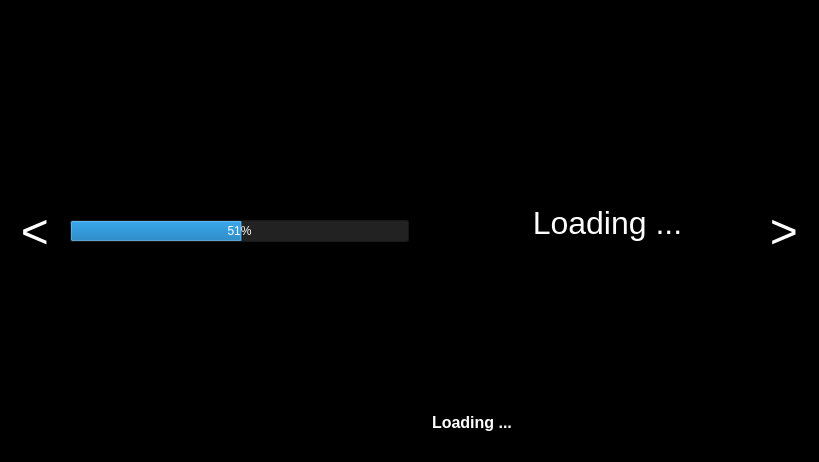
<?xml version="1.0" encoding="UTF-8"?>
<ui version="4.0">
 <class>ImageBrowser</class>
 <widget class="QWidget" name="ImageBrowser">
  <property name="geometry">
   <rect>
    <x>0</x>
    <y>0</y>
    <width>819</width>
    <height>462</height>
   </rect>
  </property>
  <property name="windowTitle">
   <string>Image Browser - Mammudon</string>
  </property>
  <property name="windowIcon">
   <iconset>
    <normalon>../icons/mammudon_icon.png</normalon>
   </iconset>
  </property>
  <property name="styleSheet">
   <string notr="true">background-color: black</string>
  </property>
  <layout class="QGridLayout" name="gridLayout">
   <property name="leftMargin">
    <number>2</number>
   </property>
   <property name="topMargin">
    <number>2</number>
   </property>
   <property name="rightMargin">
    <number>2</number>
   </property>
   <property name="bottomMargin">
    <number>2</number>
   </property>
   <property name="spacing">
    <number>2</number>
   </property>
   <item row="0" column="0">
    <layout class="QVBoxLayout" name="verticalLayout">
     <item>
      <spacer name="verticalSpacer">
       <property name="orientation">
        <enum>Qt::Vertical</enum>
       </property>
       <property name="sizeHint" stdset="0">
        <size>
         <width>20</width>
         <height>40</height>
        </size>
       </property>
      </spacer>
     </item>
     <item>
      <widget class="QPushButton" name="browsePrevious">
       <property name="sizePolicy">
        <sizepolicy hsizetype="Fixed" vsizetype="Fixed">
         <horstretch>0</horstretch>
         <verstretch>0</verstretch>
        </sizepolicy>
       </property>
       <property name="minimumSize">
        <size>
         <width>66</width>
         <height>0</height>
        </size>
       </property>
       <property name="palette">
        <palette>
         <active>
          <colorrole role="WindowText">
           <brush brushstyle="SolidPattern">
            <color alpha="255">
             <red>255</red>
             <green>255</green>
             <blue>255</blue>
            </color>
           </brush>
          </colorrole>
          <colorrole role="Button">
           <brush brushstyle="SolidPattern">
            <color alpha="92">
             <red>0</red>
             <green>0</green>
             <blue>0</blue>
            </color>
           </brush>
          </colorrole>
          <colorrole role="Text">
           <brush brushstyle="SolidPattern">
            <color alpha="255">
             <red>255</red>
             <green>255</green>
             <blue>255</blue>
            </color>
           </brush>
          </colorrole>
          <colorrole role="ButtonText">
           <brush brushstyle="SolidPattern">
            <color alpha="255">
             <red>255</red>
             <green>255</green>
             <blue>255</blue>
            </color>
           </brush>
          </colorrole>
          <colorrole role="Base">
           <brush brushstyle="SolidPattern">
            <color alpha="92">
             <red>0</red>
             <green>0</green>
             <blue>0</blue>
            </color>
           </brush>
          </colorrole>
          <colorrole role="Window">
           <brush brushstyle="SolidPattern">
            <color alpha="92">
             <red>0</red>
             <green>0</green>
             <blue>0</blue>
            </color>
           </brush>
          </colorrole>
          <colorrole role="PlaceholderText">
           <brush brushstyle="SolidPattern">
            <color alpha="128">
             <red>255</red>
             <green>255</green>
             <blue>255</blue>
            </color>
           </brush>
          </colorrole>
         </active>
         <inactive>
          <colorrole role="WindowText">
           <brush brushstyle="SolidPattern">
            <color alpha="255">
             <red>255</red>
             <green>255</green>
             <blue>255</blue>
            </color>
           </brush>
          </colorrole>
          <colorrole role="Button">
           <brush brushstyle="SolidPattern">
            <color alpha="92">
             <red>0</red>
             <green>0</green>
             <blue>0</blue>
            </color>
           </brush>
          </colorrole>
          <colorrole role="Text">
           <brush brushstyle="SolidPattern">
            <color alpha="255">
             <red>255</red>
             <green>255</green>
             <blue>255</blue>
            </color>
           </brush>
          </colorrole>
          <colorrole role="ButtonText">
           <brush brushstyle="SolidPattern">
            <color alpha="255">
             <red>255</red>
             <green>255</green>
             <blue>255</blue>
            </color>
           </brush>
          </colorrole>
          <colorrole role="Base">
           <brush brushstyle="SolidPattern">
            <color alpha="92">
             <red>0</red>
             <green>0</green>
             <blue>0</blue>
            </color>
           </brush>
          </colorrole>
          <colorrole role="Window">
           <brush brushstyle="SolidPattern">
            <color alpha="92">
             <red>0</red>
             <green>0</green>
             <blue>0</blue>
            </color>
           </brush>
          </colorrole>
          <colorrole role="PlaceholderText">
           <brush brushstyle="SolidPattern">
            <color alpha="128">
             <red>255</red>
             <green>255</green>
             <blue>255</blue>
            </color>
           </brush>
          </colorrole>
         </inactive>
         <disabled>
          <colorrole role="WindowText">
           <brush brushstyle="SolidPattern">
            <color alpha="255">
             <red>255</red>
             <green>255</green>
             <blue>255</blue>
            </color>
           </brush>
          </colorrole>
          <colorrole role="Button">
           <brush brushstyle="SolidPattern">
            <color alpha="92">
             <red>0</red>
             <green>0</green>
             <blue>0</blue>
            </color>
           </brush>
          </colorrole>
          <colorrole role="Text">
           <brush brushstyle="SolidPattern">
            <color alpha="255">
             <red>255</red>
             <green>255</green>
             <blue>255</blue>
            </color>
           </brush>
          </colorrole>
          <colorrole role="ButtonText">
           <brush brushstyle="SolidPattern">
            <color alpha="255">
             <red>255</red>
             <green>255</green>
             <blue>255</blue>
            </color>
           </brush>
          </colorrole>
          <colorrole role="Base">
           <brush brushstyle="SolidPattern">
            <color alpha="92">
             <red>0</red>
             <green>0</green>
             <blue>0</blue>
            </color>
           </brush>
          </colorrole>
          <colorrole role="Window">
           <brush brushstyle="SolidPattern">
            <color alpha="92">
             <red>0</red>
             <green>0</green>
             <blue>0</blue>
            </color>
           </brush>
          </colorrole>
          <colorrole role="PlaceholderText">
           <brush brushstyle="SolidPattern">
            <color alpha="128">
             <red>255</red>
             <green>255</green>
             <blue>255</blue>
            </color>
           </brush>
          </colorrole>
         </disabled>
        </palette>
       </property>
       <property name="font">
        <font>
         <pointsize>36</pointsize>
         <bold>false</bold>
        </font>
       </property>
       <property name="styleSheet">
        <string notr="true">QPushButton { color: white; background-color: rgba(0,0,0,92); border: 0px; border-radius: 25%; }
QPushButton:hover {background-color: rgba(0,0,0,128); }
QPushButton:pressed { color: rgba(255,255,255,192); background-color: rgba(0,0,0,64); }
</string>
       </property>
       <property name="text">
        <string notr="true">&lt;</string>
       </property>
      </widget>
     </item>
     <item>
      <spacer name="verticalSpacer_2">
       <property name="orientation">
        <enum>Qt::Vertical</enum>
       </property>
       <property name="sizeHint" stdset="0">
        <size>
         <width>20</width>
         <height>40</height>
        </size>
       </property>
      </spacer>
     </item>
    </layout>
   </item>
   <item row="0" column="2">
    <widget class="QScrollArea" name="imageScrollArea">
     <property name="widgetResizable">
      <bool>true</bool>
     </property>
     <widget class="QWidget" name="scrollAreaWidgetContents">
      <property name="geometry">
       <rect>
        <x>0</x>
        <y>0</y>
        <width>334</width>
        <height>456</height>
       </rect>
      </property>
      <widget class="QLabel" name="imageLabel">
       <property name="geometry">
        <rect>
         <x>-10</x>
         <y>140</y>
         <width>411</width>
         <height>161</height>
        </rect>
       </property>
       <property name="sizePolicy">
        <sizepolicy hsizetype="Fixed" vsizetype="Fixed">
         <horstretch>0</horstretch>
         <verstretch>0</verstretch>
        </sizepolicy>
       </property>
       <property name="palette">
        <palette>
         <active>
          <colorrole role="WindowText">
           <brush brushstyle="SolidPattern">
            <color alpha="255">
             <red>255</red>
             <green>255</green>
             <blue>255</blue>
            </color>
           </brush>
          </colorrole>
          <colorrole role="Window">
           <brush brushstyle="SolidPattern">
            <color alpha="255">
             <red>0</red>
             <green>0</green>
             <blue>0</blue>
            </color>
           </brush>
          </colorrole>
         </active>
         <inactive>
          <colorrole role="WindowText">
           <brush brushstyle="SolidPattern">
            <color alpha="255">
             <red>255</red>
             <green>255</green>
             <blue>255</blue>
            </color>
           </brush>
          </colorrole>
          <colorrole role="Window">
           <brush brushstyle="SolidPattern">
            <color alpha="255">
             <red>0</red>
             <green>0</green>
             <blue>0</blue>
            </color>
           </brush>
          </colorrole>
         </inactive>
         <disabled>
          <colorrole role="Window">
           <brush brushstyle="SolidPattern">
            <color alpha="255">
             <red>0</red>
             <green>0</green>
             <blue>0</blue>
            </color>
           </brush>
          </colorrole>
         </disabled>
        </palette>
       </property>
       <property name="font">
        <font>
         <pointsize>24</pointsize>
        </font>
       </property>
       <property name="text">
        <string>Loading ...</string>
       </property>
       <property name="textFormat">
        <enum>Qt::RichText</enum>
       </property>
       <property name="scaledContents">
        <bool>true</bool>
       </property>
       <property name="alignment">
        <set>Qt::AlignCenter</set>
       </property>
      </widget>
      <widget class="QLabel" name="statusBarLabel">
       <property name="geometry">
        <rect>
         <x>20</x>
         <y>410</y>
         <width>251</width>
         <height>24</height>
        </rect>
       </property>
       <property name="sizePolicy">
        <sizepolicy hsizetype="Preferred" vsizetype="Fixed">
         <horstretch>0</horstretch>
         <verstretch>0</verstretch>
        </sizepolicy>
       </property>
       <property name="minimumSize">
        <size>
         <width>0</width>
         <height>24</height>
        </size>
       </property>
       <property name="maximumSize">
        <size>
         <width>16777215</width>
         <height>24</height>
        </size>
       </property>
       <property name="palette">
        <palette>
         <active>
          <colorrole role="WindowText">
           <brush brushstyle="SolidPattern">
            <color alpha="255">
             <red>255</red>
             <green>255</green>
             <blue>255</blue>
            </color>
           </brush>
          </colorrole>
          <colorrole role="Button">
           <brush brushstyle="SolidPattern">
            <color alpha="255">
             <red>0</red>
             <green>0</green>
             <blue>0</blue>
            </color>
           </brush>
          </colorrole>
          <colorrole role="Base">
           <brush brushstyle="SolidPattern">
            <color alpha="255">
             <red>0</red>
             <green>0</green>
             <blue>0</blue>
            </color>
           </brush>
          </colorrole>
          <colorrole role="Window">
           <brush brushstyle="SolidPattern">
            <color alpha="255">
             <red>0</red>
             <green>0</green>
             <blue>0</blue>
            </color>
           </brush>
          </colorrole>
         </active>
         <inactive>
          <colorrole role="WindowText">
           <brush brushstyle="SolidPattern">
            <color alpha="255">
             <red>255</red>
             <green>255</green>
             <blue>255</blue>
            </color>
           </brush>
          </colorrole>
          <colorrole role="Button">
           <brush brushstyle="SolidPattern">
            <color alpha="255">
             <red>0</red>
             <green>0</green>
             <blue>0</blue>
            </color>
           </brush>
          </colorrole>
          <colorrole role="Base">
           <brush brushstyle="SolidPattern">
            <color alpha="255">
             <red>0</red>
             <green>0</green>
             <blue>0</blue>
            </color>
           </brush>
          </colorrole>
          <colorrole role="Window">
           <brush brushstyle="SolidPattern">
            <color alpha="255">
             <red>0</red>
             <green>0</green>
             <blue>0</blue>
            </color>
           </brush>
          </colorrole>
         </inactive>
         <disabled>
          <colorrole role="Button">
           <brush brushstyle="SolidPattern">
            <color alpha="255">
             <red>0</red>
             <green>0</green>
             <blue>0</blue>
            </color>
           </brush>
          </colorrole>
          <colorrole role="Base">
           <brush brushstyle="SolidPattern">
            <color alpha="255">
             <red>0</red>
             <green>0</green>
             <blue>0</blue>
            </color>
           </brush>
          </colorrole>
          <colorrole role="Window">
           <brush brushstyle="SolidPattern">
            <color alpha="255">
             <red>0</red>
             <green>0</green>
             <blue>0</blue>
            </color>
           </brush>
          </colorrole>
         </disabled>
        </palette>
       </property>
       <property name="font">
        <font>
         <pointsize>12</pointsize>
         <bold>true</bold>
        </font>
       </property>
       <property name="text">
        <string>Loading ...</string>
       </property>
       <property name="textFormat">
        <enum>Qt::RichText</enum>
       </property>
       <property name="alignment">
        <set>Qt::AlignLeading|Qt::AlignLeft|Qt::AlignTop</set>
       </property>
      </widget>
     </widget>
    </widget>
   </item>
   <item row="0" column="3">
    <layout class="QVBoxLayout" name="verticalLayout_2">
     <item>
      <spacer name="verticalSpacer_3">
       <property name="orientation">
        <enum>Qt::Vertical</enum>
       </property>
       <property name="sizeHint" stdset="0">
        <size>
         <width>20</width>
         <height>40</height>
        </size>
       </property>
      </spacer>
     </item>
     <item>
      <widget class="QPushButton" name="browseNext">
       <property name="sizePolicy">
        <sizepolicy hsizetype="Fixed" vsizetype="Fixed">
         <horstretch>0</horstretch>
         <verstretch>0</verstretch>
        </sizepolicy>
       </property>
       <property name="minimumSize">
        <size>
         <width>66</width>
         <height>0</height>
        </size>
       </property>
       <property name="palette">
        <palette>
         <active>
          <colorrole role="Button">
           <brush brushstyle="SolidPattern">
            <color alpha="92">
             <red>0</red>
             <green>0</green>
             <blue>0</blue>
            </color>
           </brush>
          </colorrole>
          <colorrole role="ButtonText">
           <brush brushstyle="SolidPattern">
            <color alpha="255">
             <red>255</red>
             <green>255</green>
             <blue>255</blue>
            </color>
           </brush>
          </colorrole>
         </active>
         <inactive>
          <colorrole role="Button">
           <brush brushstyle="SolidPattern">
            <color alpha="92">
             <red>0</red>
             <green>0</green>
             <blue>0</blue>
            </color>
           </brush>
          </colorrole>
          <colorrole role="ButtonText">
           <brush brushstyle="SolidPattern">
            <color alpha="255">
             <red>255</red>
             <green>255</green>
             <blue>255</blue>
            </color>
           </brush>
          </colorrole>
         </inactive>
         <disabled>
          <colorrole role="Button">
           <brush brushstyle="SolidPattern">
            <color alpha="92">
             <red>0</red>
             <green>0</green>
             <blue>0</blue>
            </color>
           </brush>
          </colorrole>
          <colorrole role="ButtonText">
           <brush brushstyle="SolidPattern">
            <color alpha="255">
             <red>255</red>
             <green>255</green>
             <blue>255</blue>
            </color>
           </brush>
          </colorrole>
         </disabled>
        </palette>
       </property>
       <property name="font">
        <font>
         <pointsize>36</pointsize>
        </font>
       </property>
       <property name="styleSheet">
        <string notr="true">QPushButton { color: white; background-color: rgba(0,0,0,92); border: 0px; border-radius: 25%; }
QPushButton:hover {background-color: rgba(0,0,0,128); }
QPushButton:pressed { color: rgba(255,255,255,192); background-color: rgba(0,0,0,64); }
</string>
       </property>
       <property name="text">
        <string>&gt;</string>
       </property>
      </widget>
     </item>
     <item>
      <spacer name="verticalSpacer_4">
       <property name="orientation">
        <enum>Qt::Vertical</enum>
       </property>
       <property name="sizeHint" stdset="0">
        <size>
         <width>20</width>
         <height>40</height>
        </size>
       </property>
      </spacer>
     </item>
    </layout>
   </item>
   <item row="0" column="1">
    <widget class="QProgressBar" name="progressBar">
     <property name="autoFillBackground">
      <bool>false</bool>
     </property>
     <property name="styleSheet">
      <string notr="true">background-color: #222; color: #fff;</string>
     </property>
     <property name="value">
      <number>51</number>
     </property>
    </widget>
   </item>
  </layout>
 </widget>
 <resources/>
 <connections/>
</ui>
